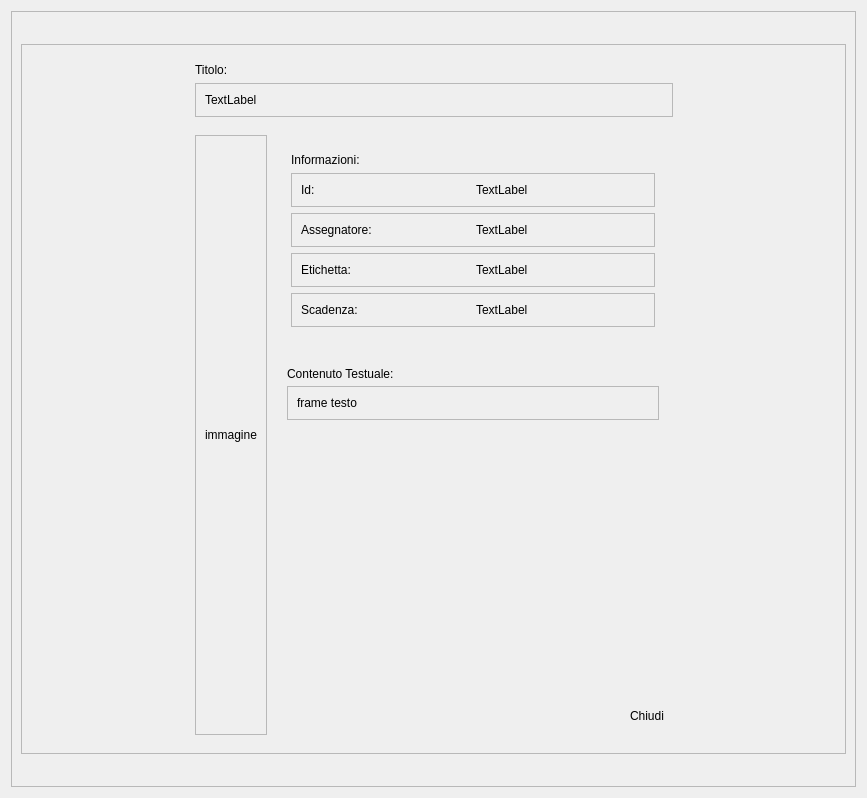
<?xml version="1.0" encoding="UTF-8"?>
<ui version="4.0">
 <class>viewPanel</class>
 <widget class="QWidget" name="viewPanel">
  <property name="geometry">
   <rect>
    <x>0</x>
    <y>0</y>
    <width>867</width>
    <height>798</height>
   </rect>
  </property>
  <property name="windowTitle">
   <string>Form</string>
  </property>
  <property name="styleSheet">
   <string notr="true"/>
  </property>
  <layout class="QVBoxLayout" name="verticalLayout_2">
   <item>
    <widget class="QFrame" name="frame_3">
     <property name="frameShape">
      <enum>QFrame::Shape::StyledPanel</enum>
     </property>
     <property name="frameShadow">
      <enum>QFrame::Shadow::Raised</enum>
     </property>
     <layout class="QVBoxLayout" name="verticalLayout_3">
      <item>
       <spacer name="verticalSpacer_3">
        <property name="orientation">
         <enum>Qt::Orientation::Vertical</enum>
        </property>
        <property name="sizeHint" stdset="0">
         <size>
          <width>20</width>
          <height>40</height>
         </size>
        </property>
       </spacer>
      </item>
      <item>
       <widget class="QFrame" name="frame">
        <property name="frameShape">
         <enum>QFrame::Shape::StyledPanel</enum>
        </property>
        <property name="frameShadow">
         <enum>QFrame::Shadow::Raised</enum>
        </property>
        <layout class="QHBoxLayout" name="horizontalLayout_2">
         <item>
          <spacer name="horizontalSpacer">
           <property name="orientation">
            <enum>Qt::Orientation::Horizontal</enum>
           </property>
           <property name="sizeHint" stdset="0">
            <size>
             <width>40</width>
             <height>20</height>
            </size>
           </property>
          </spacer>
         </item>
         <item>
          <widget class="QFrame" name="frame_4">
           <property name="styleSheet">
            <string notr="true">#frame_4 {
border: none;
}</string>
           </property>
           <property name="frameShape">
            <enum>QFrame::Shape::StyledPanel</enum>
           </property>
           <property name="frameShadow">
            <enum>QFrame::Shadow::Raised</enum>
           </property>
           <layout class="QVBoxLayout" name="verticalLayout_6">
            <property name="spacing">
             <number>0</number>
            </property>
            <property name="leftMargin">
             <number>0</number>
            </property>
            <property name="topMargin">
             <number>0</number>
            </property>
            <property name="rightMargin">
             <number>0</number>
            </property>
            <property name="bottomMargin">
             <number>0</number>
            </property>
            <item>
             <widget class="QFrame" name="frame_2">
              <property name="styleSheet">
               <string notr="true">#frame_2{
border: none;
}</string>
              </property>
              <property name="frameShape">
               <enum>QFrame::Shape::StyledPanel</enum>
              </property>
              <property name="frameShadow">
               <enum>QFrame::Shadow::Raised</enum>
              </property>
              <layout class="QVBoxLayout" name="verticalLayout_5">
               <item>
                <widget class="QLabel" name="label_6">
                 <property name="text">
                  <string>Titolo:</string>
                 </property>
                </widget>
               </item>
               <item>
                <widget class="QFrame" name="frameTitolo">
                 <property name="frameShape">
                  <enum>QFrame::Shape::StyledPanel</enum>
                 </property>
                 <property name="frameShadow">
                  <enum>QFrame::Shadow::Raised</enum>
                 </property>
                 <layout class="QHBoxLayout" name="horizontalLayout_38">
                  <item>
                   <widget class="QLabel" name="labelTitolo_5">
                    <property name="text">
                     <string>TextLabel</string>
                    </property>
                   </widget>
                  </item>
                 </layout>
                </widget>
               </item>
              </layout>
             </widget>
            </item>
            <item>
             <widget class="QFrame" name="frame_6">
              <property name="styleSheet">
               <string notr="true">#frame_6 {
border:none;
}</string>
              </property>
              <property name="frameShape">
               <enum>QFrame::Shape::StyledPanel</enum>
              </property>
              <property name="frameShadow">
               <enum>QFrame::Shadow::Raised</enum>
              </property>
              <layout class="QHBoxLayout" name="horizontalLayout">
               <item>
                <widget class="QFrame" name="frameImmagine">
                 <property name="frameShape">
                  <enum>QFrame::Shape::StyledPanel</enum>
                 </property>
                 <property name="frameShadow">
                  <enum>QFrame::Shadow::Raised</enum>
                 </property>
                 <layout class="QVBoxLayout" name="verticalLayout">
                  <item>
                   <widget class="QLabel" name="labelImmagine">
                    <property name="text">
                     <string>immagine</string>
                    </property>
                   </widget>
                  </item>
                 </layout>
                </widget>
               </item>
               <item>
                <widget class="QFrame" name="frame_5">
                 <property name="minimumSize">
                  <size>
                   <width>0</width>
                   <height>600</height>
                  </size>
                 </property>
                 <property name="styleSheet">
                  <string notr="true">#frame_5{
border:none;
}</string>
                 </property>
                 <property name="frameShape">
                  <enum>QFrame::Shape::StyledPanel</enum>
                 </property>
                 <property name="frameShadow">
                  <enum>QFrame::Shadow::Raised</enum>
                 </property>
                 <layout class="QVBoxLayout" name="verticalLayout_4">
                  <property name="spacing">
                   <number>0</number>
                  </property>
                  <property name="leftMargin">
                   <number>0</number>
                  </property>
                  <property name="topMargin">
                   <number>0</number>
                  </property>
                  <property name="rightMargin">
                   <number>0</number>
                  </property>
                  <property name="bottomMargin">
                   <number>0</number>
                  </property>
                  <item>
                   <widget class="QScrollArea" name="scrollArea">
                    <property name="minimumSize">
                     <size>
                      <width>400</width>
                      <height>0</height>
                     </size>
                    </property>
                    <property name="styleSheet">
                     <string notr="true">#scrollArea {
border:none;
}</string>
                    </property>
                    <property name="widgetResizable">
                     <bool>true</bool>
                    </property>
                    <widget class="QWidget" name="scrollAreaWidgetContents_5">
                     <property name="geometry">
                      <rect>
                       <x>0</x>
                       <y>0</y>
                       <width>400</width>
                       <height>562</height>
                      </rect>
                     </property>
                     <layout class="QVBoxLayout" name="verticalLayout_21">
                      <item>
                       <layout class="QVBoxLayout" name="verticalLayout_22">
                        <item>
                         <widget class="QFrame" name="frame_41">
                          <property name="styleSheet">
                           <string notr="true">#frame_41{
border: none;
}</string>
                          </property>
                          <property name="frameShape">
                           <enum>QFrame::Shape::StyledPanel</enum>
                          </property>
                          <property name="frameShadow">
                           <enum>QFrame::Shadow::Raised</enum>
                          </property>
                          <layout class="QVBoxLayout" name="verticalLayout_23">
                           <item>
                            <widget class="QLabel" name="label_7">
                             <property name="text">
                              <string>Informazioni:</string>
                             </property>
                            </widget>
                           </item>
                           <item>
                            <widget class="QFrame" name="frame_42">
                             <property name="frameShape">
                              <enum>QFrame::Shape::StyledPanel</enum>
                             </property>
                             <property name="frameShadow">
                              <enum>QFrame::Shadow::Raised</enum>
                             </property>
                             <layout class="QHBoxLayout" name="horizontalLayout_34">
                              <item>
                               <widget class="QLabel" name="label_2">
                                <property name="text">
                                 <string>Id:</string>
                                </property>
                               </widget>
                              </item>
                              <item>
                               <widget class="QLabel" name="labelId_5">
                                <property name="text">
                                 <string>TextLabel</string>
                                </property>
                               </widget>
                              </item>
                             </layout>
                            </widget>
                           </item>
                           <item>
                            <widget class="QFrame" name="frame_43">
                             <property name="frameShape">
                              <enum>QFrame::Shape::StyledPanel</enum>
                             </property>
                             <property name="frameShadow">
                              <enum>QFrame::Shadow::Raised</enum>
                             </property>
                             <layout class="QHBoxLayout" name="horizontalLayout_35">
                              <item>
                               <widget class="QLabel" name="label_3">
                                <property name="text">
                                 <string>Assegnatore:</string>
                                </property>
                               </widget>
                              </item>
                              <item>
                               <widget class="QLabel" name="labelAssegnatore_5">
                                <property name="text">
                                 <string>TextLabel</string>
                                </property>
                               </widget>
                              </item>
                             </layout>
                            </widget>
                           </item>
                           <item>
                            <widget class="QFrame" name="frameEtichetta">
                             <property name="frameShape">
                              <enum>QFrame::Shape::StyledPanel</enum>
                             </property>
                             <property name="frameShadow">
                              <enum>QFrame::Shadow::Raised</enum>
                             </property>
                             <layout class="QHBoxLayout" name="horizontalLayout_36">
                              <item>
                               <widget class="QLabel" name="label_4">
                                <property name="text">
                                 <string>Etichetta:</string>
                                </property>
                               </widget>
                              </item>
                              <item>
                               <widget class="QLabel" name="labelEtichetta_5">
                                <property name="text">
                                 <string>TextLabel</string>
                                </property>
                               </widget>
                              </item>
                             </layout>
                            </widget>
                           </item>
                           <item>
                            <widget class="QFrame" name="frameScadenza">
                             <property name="frameShape">
                              <enum>QFrame::Shape::StyledPanel</enum>
                             </property>
                             <property name="frameShadow">
                              <enum>QFrame::Shadow::Raised</enum>
                             </property>
                             <layout class="QHBoxLayout" name="horizontalLayout_37">
                              <item>
                               <widget class="QLabel" name="label_5">
                                <property name="text">
                                 <string>Scadenza:</string>
                                </property>
                               </widget>
                              </item>
                              <item>
                               <widget class="QLabel" name="labelScadenza_5">
                                <property name="text">
                                 <string>TextLabel</string>
                                </property>
                               </widget>
                              </item>
                             </layout>
                            </widget>
                           </item>
                          </layout>
                         </widget>
                        </item>
                        <item>
                         <widget class="QLabel" name="label_8">
                          <property name="text">
                           <string/>
                          </property>
                         </widget>
                        </item>
                        <item>
                         <widget class="QFrame" name="frame_47">
                          <property name="styleSheet">
                           <string notr="true">#frame_47 {
border: none;
}</string>
                          </property>
                          <property name="frameShape">
                           <enum>QFrame::Shape::StyledPanel</enum>
                          </property>
                          <property name="frameShadow">
                           <enum>QFrame::Shadow::Raised</enum>
                          </property>
                          <layout class="QVBoxLayout" name="verticalLayout_24">
                           <property name="spacing">
                            <number>5</number>
                           </property>
                           <property name="leftMargin">
                            <number>5</number>
                           </property>
                           <property name="topMargin">
                            <number>5</number>
                           </property>
                           <property name="rightMargin">
                            <number>5</number>
                           </property>
                           <property name="bottomMargin">
                            <number>5</number>
                           </property>
                           <item>
                            <widget class="QLabel" name="label">
                             <property name="text">
                              <string>Contenuto Testuale:</string>
                             </property>
                            </widget>
                           </item>
                           <item>
                            <widget class="QFrame" name="frameTesto_5">
                             <property name="styleSheet">
                              <string notr="true"/>
                             </property>
                             <property name="frameShape">
                              <enum>QFrame::Shape::StyledPanel</enum>
                             </property>
                             <property name="frameShadow">
                              <enum>QFrame::Shadow::Raised</enum>
                             </property>
                             <layout class="QHBoxLayout" name="horizontalLayout_39">
                              <item>
                               <widget class="QLabel" name="labelTesto_5">
                                <property name="text">
                                 <string>frame testo</string>
                                </property>
                                <property name="wordWrap">
                                 <bool>true</bool>
                                </property>
                               </widget>
                              </item>
                             </layout>
                            </widget>
                           </item>
                           <item>
                            <spacer name="verticalSpacer_2">
                             <property name="orientation">
                              <enum>Qt::Orientation::Vertical</enum>
                             </property>
                             <property name="sizeHint" stdset="0">
                              <size>
                               <width>20</width>
                               <height>40</height>
                              </size>
                             </property>
                            </spacer>
                           </item>
                          </layout>
                         </widget>
                        </item>
                       </layout>
                      </item>
                     </layout>
                    </widget>
                   </widget>
                  </item>
                  <item>
                   <widget class="QFrame" name="frame_8">
                    <property name="styleSheet">
                     <string notr="true">border: none;</string>
                    </property>
                    <property name="frameShape">
                     <enum>QFrame::Shape::StyledPanel</enum>
                    </property>
                    <property name="frameShadow">
                     <enum>QFrame::Shadow::Raised</enum>
                    </property>
                    <layout class="QHBoxLayout" name="horizontalLayout_7">
                     <item>
                      <spacer name="horizontalSpacer_7">
                       <property name="orientation">
                        <enum>Qt::Orientation::Horizontal</enum>
                       </property>
                       <property name="sizeHint" stdset="0">
                        <size>
                         <width>40</width>
                         <height>20</height>
                        </size>
                       </property>
                      </spacer>
                     </item>
                     <item>
                      <widget class="QPushButton" name="buttonClose">
                       <property name="text">
                        <string>Chiudi</string>
                       </property>
                      </widget>
                     </item>
                    </layout>
                   </widget>
                  </item>
                 </layout>
                </widget>
               </item>
              </layout>
             </widget>
            </item>
           </layout>
          </widget>
         </item>
         <item>
          <spacer name="horizontalSpacer_2">
           <property name="orientation">
            <enum>Qt::Orientation::Horizontal</enum>
           </property>
           <property name="sizeHint" stdset="0">
            <size>
             <width>40</width>
             <height>20</height>
            </size>
           </property>
          </spacer>
         </item>
        </layout>
       </widget>
      </item>
      <item>
       <spacer name="verticalSpacer">
        <property name="orientation">
         <enum>Qt::Orientation::Vertical</enum>
        </property>
        <property name="sizeHint" stdset="0">
         <size>
          <width>20</width>
          <height>40</height>
         </size>
        </property>
       </spacer>
      </item>
     </layout>
    </widget>
   </item>
  </layout>
 </widget>
 <resources/>
 <connections/>
</ui>
